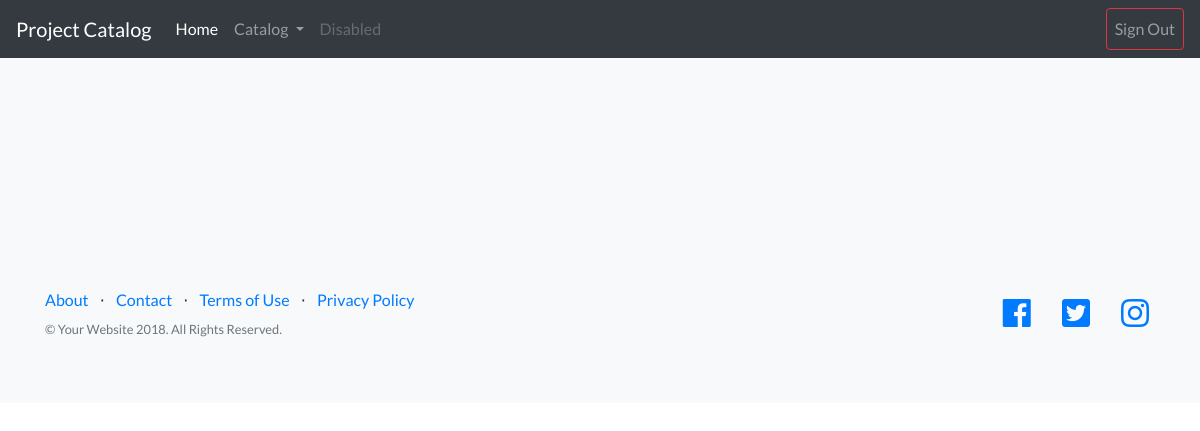
The page /category/ (signed in) on the database as committed earlier.
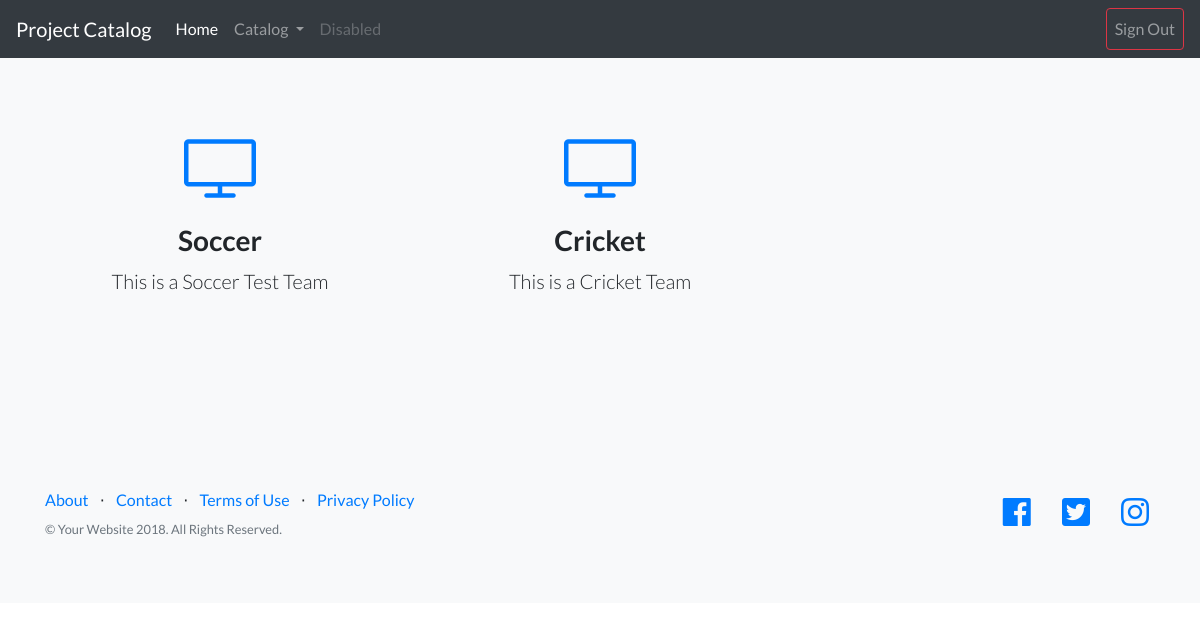
The same page on the database as committed later.
### app/models.py (models this page shows, shortened)
class Category(db.Model):
    __tablename__= 'category'
    id = Column(Integer, primary_key=True)
    name = Column(String(100), nullable=True)
    description = Column(String(256))
    date_created = Column(db.DateTime, index=True, default=datetime.utcnow)

### app/routes.py (the view)
@app.route('/category/', methods=['GET'])
def category():
    if current_user.is_authenticated:
        categories = Category.query.all()
        return render_template('categoryList.html', categories = categories)
    return redirect(url_for('login'))

### app/models.py (called while the page is built)
@login.user_loader
def load_user(id):
    return User.query.get(int(id))

### app/templates/categoryList.html
{% extends "base.html" %}
{% block category_list %}
    <section class="features-icons bg-light text-center">
      <div class="container">
        <div class="row">
          {% for category in categories %}
          <div class="col-lg-4">
            <div class="features-icons-item mx-auto mb-5 mb-lg-0 mb-lg-3">
              <div class="features-icons-icon d-flex">
                <i class="icon-screen-desktop m-auto text-primary"></i>
              </div>
              <h3>{{category.name}}</h3>
              <p class="lead mb-0">{{category.description}}</p>
            </div>
          </div>
          {% endfor %}
        </div>
      </div>
    </section>
{% endblock %}

### app/templates/base.html (shortened to what this page needs)
<!DOCTYPE html>
<html lang="en">
 <head>
   <link href="{{ url_for('static', filename='vendor/bootstrap/css/bootstrap.min.css') }}" rel="stylesheet">
   <link href="{{ url_for('static', filename='vendor/fontawesome-free/css/all.min.css') }}" rel="stylesheet">
   <link href="{{ url_for('static', filename='vendor/simple-line-icons/css/simple-line-icons.css') }}" rel="stylesheet" type="text/css">
   <link href="{{ url_for('static', filename='css/landing-page.min.css') }}" rel="stylesheet">
 </head>
 <body>
   <nav class="navbar navbar-expand-lg navbar-dark bg-dark fixed-top">
  <a class="navbar-brand" href="#">Project Catalog</a>
  <div class="collapse navbar-collapse" id="navbarSupportedContent">
    <ul class="navbar-nav mr-auto">
      <li class="nav-item active">
        <a class="nav-link" href="{{url_for('index')}}">Home <span class="sr-only">(current)</span></a>
      </li>
      <li class="nav-item dropdown">
        <a class="nav-link dropdown-toggle" href="#" id="navbarDropdown" role="button" data-toggle="dropdown" aria-haspopup="true" aria-expanded="false">
          Catalog
        </a>
      </li>
      <li class="nav-item">
        <a class="nav-link disabled" href="#">Disabled</a>
      </li>
    </ul>
    <ul class="form-inline my-2 my-lg-0 navbar-nav ">
      <li class="nav-item">
        {% if current_user.is_anonymous %}
          <a class="nav-link btn btn-outline-success my-2 my-sm-0"  href="{{url_for('login')}}">Sign In</a>
        {% else %}
          <a class="nav-link btn btn-outline-danger my-2 my-sm-0"  href="{{url_for('logout')}}">Sign Out</a>
        {% endif %}
        </li>
    </ul>
  </div>
</nav>
{% block category_list%}
{% endblock %}
       <footer class="footer bg-light">
         <div class="container">
           <div class="row">
             <div class="col-lg-6 h-100 text-center text-lg-left my-auto">
               <ul class="list-inline mb-2">
                 <li class="list-inline-item">
                   <a href="#">About</a>
                 </li>
                 <li class="list-inline-item">&sdot;</li>
                 <li class="list-inline-item">
                   <a href="#">Contact</a>
                 </li>
                 <li class="list-inline-item">&sdot;</li>
                 <li class="list-inline-item">
                   <a href="#">Terms of Use</a>
                 </li>
                 <li class="list-inline-item">&sdot;</li>
                 <li class="list-inline-item">
                   <a href="#">Privacy Policy</a>
                 </li>
               </ul>
               <p class="text-muted small mb-4 mb-lg-0">&copy; Your Website 2018. All Rights Reserved.</p>
             </div>
             <div class="col-lg-6 h-100 text-center text-lg-right my-auto">
               <ul class="list-inline mb-0">
                 <li class="list-inline-item mr-3">
                   <a href="#">
                     <i class="fab fa-facebook fa-2x fa-fw"></i>
                   </a>
                 </li>
                 <li class="list-inline-item mr-3">
                   <a href="#">
                     <i class="fab fa-twitter-square fa-2x fa-fw"></i>
                   </a>
                 </li>
                 <li class="list-inline-item">
                   <a href="#">
                     <i class="fab fa-instagram fa-2x fa-fw"></i>
                   </a>
                 </li>
               </ul>
             </div>
           </div>
         </div>
       </footer>
     </body>
   </html>

Rows that differ between the two databases and show on the page:
added Category: name "Soccer", description "This is a Soccer Test Team"
added Category: name "Cricket", description "This is a Cricket Team"
